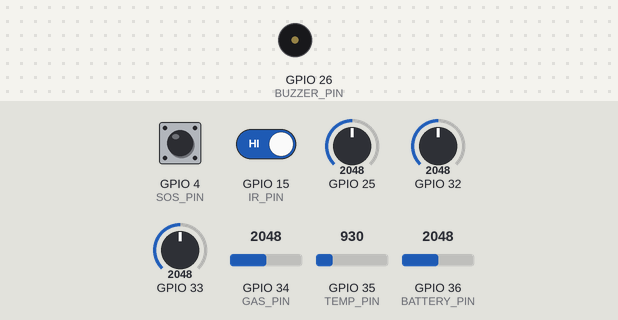
The sketch below on a simulated ESP32. On the bench: buzzer (waves = sounding, pin HIGH). The test bench sets the inputs (shaded band); at power-on: GPIO 35 (TEMP_PIN) = 930, GPIO 4 (SOS_PIN) HIGH, GPIO 15 (IR_PIN) HIGH, GPIO 25 = 2048, GPIO 32 = 2048, GPIO 33 = 2048, GPIO 34 (GAS_PIN) = 2048, GPIO 36 (BATTERY_PIN) = 2048. WiFi joins after 1.5 s; servers stay silent unless stated; uploads are accepted with an empty reply; what the sketch prints to the serial monitor is not drawn.

Above: at 2.7 s.
2.8 s: GPIO 35 (TEMP_PIN) set to 1063
6.7 s: GPIO 35 (TEMP_PIN) set to 1168
At 7.2 s:
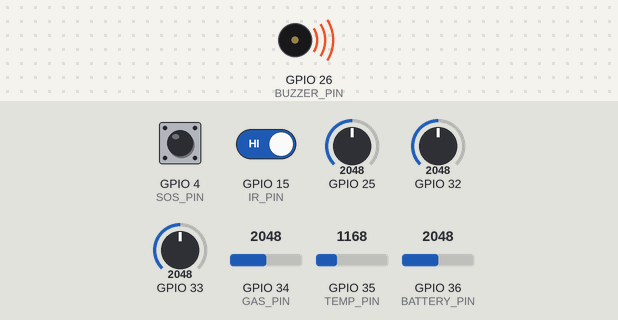
34.1 s: GPIO 35 (TEMP_PIN) set to 1162
Timing chart, 0 to 42.5 s (numbered marks = the images above; inputs shaded):
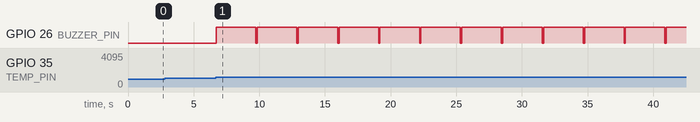

The sketch:

Helmet_ESP32.ino
```cpp
#include <WiFi.h>
#include <HTTPClient.h>
#include <ArduinoJson.h>

// ========= CONFIGURATION =========
const char* ssid = "Varun";
const char* password = "VARUN0430";
const char* serverUrl = "http://YOUR_SERVER_IP:5000/api/helmet/data";

// Worker and Helmet IDs
const String WORKER_ID = "WKR001";
const String HELMET_ID = "HLM001";

// -------- PINS --------
#define GAS_PIN      34
#define TEMP_PIN     35
#define IR_PIN       15
#define BUZZER_PIN   26
#define SOS_PIN      4
#define BATTERY_PIN  36

// -------- THRESHOLDS --------
#define GAS_THRESHOLD    2700
#define TEMP_THRESHOLD   40.0
#define FALL_THRESHOLD   2700

// -------- VARIABLES --------
unsigned long lastSendTime = 0;
const unsigned long SEND_INTERVAL = 5000; // 5 seconds

bool buzzerState = false;
unsigned long buzzerStartTime = 0;
const unsigned long BUZZER_DURATION = 3000; // 3 seconds

// -------- ACCELEROMETER --------
int lastX = 0, lastY = 0, lastZ = 0;
int xVal, yVal, zVal;

// ================= SETUP =================
void setup() {
  Serial.begin(115200);

  // Initialize pins
  pinMode(IR_PIN, INPUT);
  pinMode(BUZZER_PIN, OUTPUT);
  pinMode(SOS_PIN, INPUT_PULLUP);

  digitalWrite(BUZZER_PIN, LOW);

  Serial.println("Smart Safety Helmet - ESP32");

  // Connect to WiFi
  connectToWiFi();

  // Initial sensor readings
  readAccelerometer();
  lastX = xVal;
  lastY = yVal;
  lastZ = zVal;
}

void connectToWiFi() {
  Serial.print("Connecting to WiFi");
  WiFi.begin(ssid, password);

  int attempts = 0;
  while (WiFi.status() != WL_CONNECTED && attempts < 20) {
    delay(500);
    Serial.print(".");
    attempts++;
  }

  if (WiFi.status() == WL_CONNECTED) {
    Serial.println("\nWiFi Connected!");
    Serial.print("IP Address: ");
    Serial.println(WiFi.localIP());
  } else {
    Serial.println("\nFailed to connect to WiFi");
  }
}

// ================= SENSOR FUNCTIONS =================
float readTemperature() {
  int rawTemp = analogRead(TEMP_PIN);
  float voltage = rawTemp * (3.3 / 4095.0);
  float temperature = (voltage - 0.5) * 100.0;
  return temperature;
}

int readGas() {
  return analogRead(GAS_PIN);
}

void readAccelerometer() {
  xVal = analogRead(32);
  yVal = analogRead(33);
  zVal = analogRead(25);
}

bool detectFall() {
  readAccelerometer();

  // Calculate change in acceleration
  int deltaX = abs(xVal - lastX);
  int deltaY = abs(yVal - lastY);
  int deltaZ = abs(zVal - lastZ);

  // Update last values
  lastX = xVal;
  lastY = yVal;
  lastZ = zVal;

  // Detect sudden change (fall)
  if (deltaX > FALL_THRESHOLD || deltaY > FALL_THRESHOLD || deltaZ > FALL_THRESHOLD) {
    return true;
  }

  return false;
}

bool isHelmetWorn() {
  return digitalRead(IR_PIN) == LOW;
}

float readBattery() {
  int raw = analogRead(BATTERY_PIN);
  float voltage = raw * (3.3 / 4095.0);
  return voltage * 2.0; // Voltage divider
}

bool isSOSPressed() {
  return digitalRead(SOS_PIN) == LOW;
}

// ================= BUZZER CONTROL =================
void controlBuzzer(bool state) {
  if (state && !buzzerState) {
    buzzerState = true;
    buzzerStartTime = millis();
    digitalWrite(BUZZER_PIN, HIGH);
  } else if (!state && buzzerState) {
    buzzerState = false;
    digitalWrite(BUZZER_PIN, LOW);
  }

  // Auto-off after duration
  if (buzzerState && (millis() - buzzerStartTime > BUZZER_DURATION)) {
    controlBuzzer(false);
  }
}

// ================= SEND DATA TO SERVER =================
void sendSensorData() {
  if (WiFi.status() != WL_CONNECTED) {
    connectToWiFi();
    return;
  }

  // Read sensors
  float temperature = readTemperature();
  int gas = readGas();
  bool helmetWorn = isHelmetWorn();
  bool fall = detectFall();
  bool sos = isSOSPressed();
  float battery = readBattery();

  // Create JSON payload
  DynamicJsonDocument doc(512);
  doc["worker_id"] = WORKER_ID;
  doc["helmet_id"] = HELMET_ID;
  doc["helmet_worn"] = helmetWorn;
  doc["gas"] = gas;
  doc["temperature"] = temperature;
  doc["fall"] = fall || sos; // Treat SOS as fall emergency
  doc["battery"] = battery;
  doc["timestamp"] = millis();

  String payload;
  serializeJson(doc, payload);

  Serial.println("Sending data: " + payload);

  // Send HTTP POST
  HTTPClient http;
  http.begin(serverUrl);
  http.addHeader("Content-Type", "application/json");

  int httpCode = http.POST(payload);

  if (httpCode > 0) {
    String response = http.getString();
    Serial.println("Response: " + response);

    // Parse response for buzzer control
    DynamicJsonDocument respDoc(256);
    DeserializationError error = deserializeJson(respDoc, response);

    if (!error) {
      String buzzerCmd = respDoc["buzzer"];
      if (buzzerCmd == "ON") {
        controlBuzzer(true);
      } else {
        controlBuzzer(false);
      }

      // Print risk info
      Serial.print("Risk Score: ");
      Serial.println(respDoc["risk_score"].as<int>());
      Serial.print("Risk Level: ");
      Serial.println(respDoc["risk_level"].as<String>());
    }
  } else {
    Serial.println("HTTP Error: " + String(httpCode));
  }

  http.end();
}

// ================= LOOP =================
void loop() {
  // Check SOS button
  if (isSOSPressed()) {
    Serial.println("SOS BUTTON PRESSED!");
    controlBuzzer(true);
    delay(1000); // Immediate response
  }

  // Send data at regular intervals
  if (millis() - lastSendTime > SEND_INTERVAL) {
    sendSensorData();
    lastSendTime = millis();
  }

  // Check local thresholds for immediate response
  float temp = readTemperature();
  int gasVal = readGas();

  if (temp > TEMP_THRESHOLD || gasVal > GAS_THRESHOLD) {
    controlBuzzer(true);
  }

  delay(100);
}
```

Measured:
- the behaviour switches between 1116 and 1117 on GPIO 35 (TEMP_PIN) (found by bisection; images 0 and 1)
- after the input at 2.8 s, every drawn part: stays the same
- after the input at 6.7 s, GPIO 26 (BUZZER_PIN): alternates HIGH for 3.0 s and LOW for 0.10 s, starting at once
